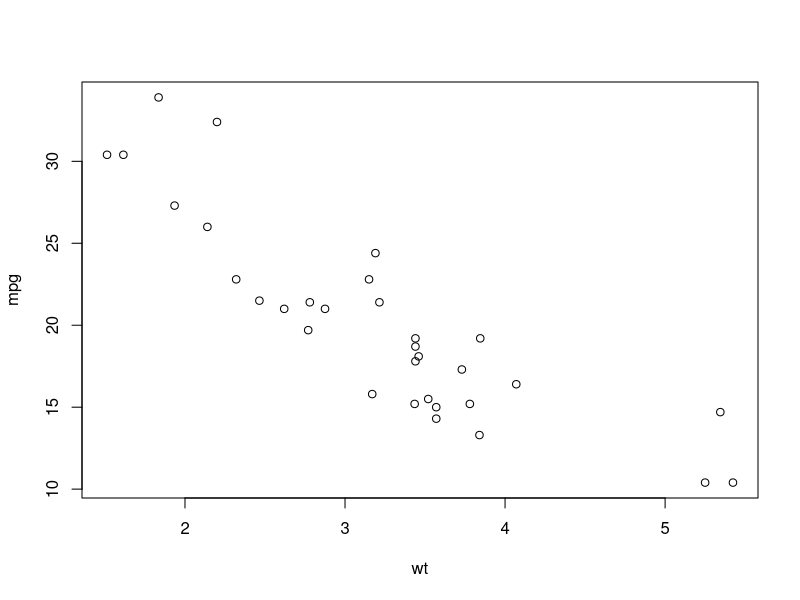
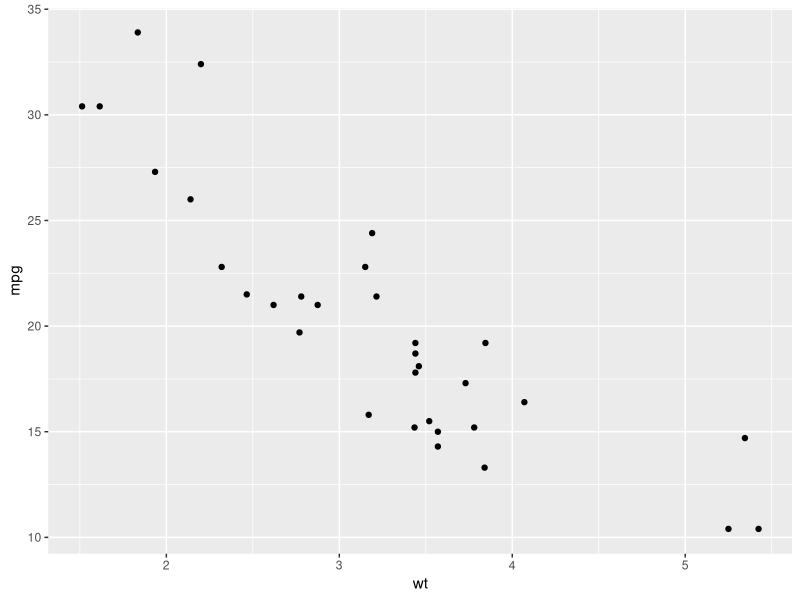
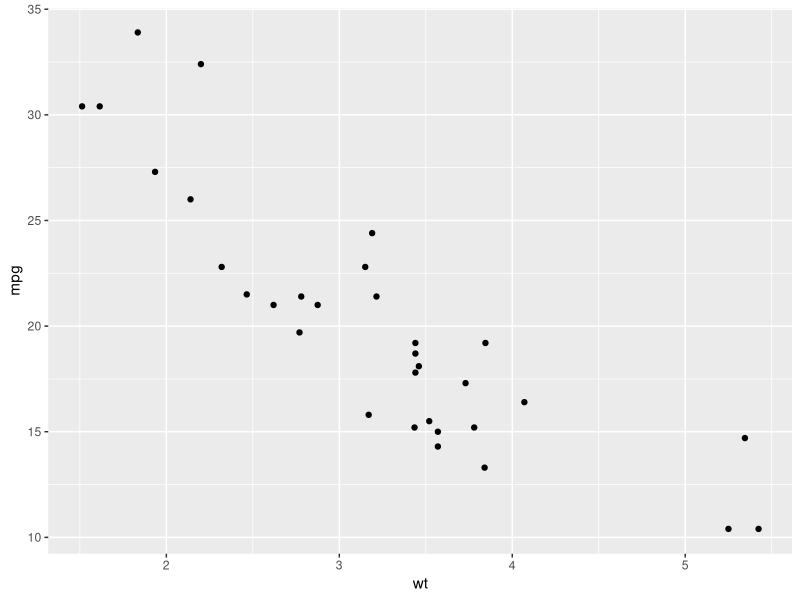
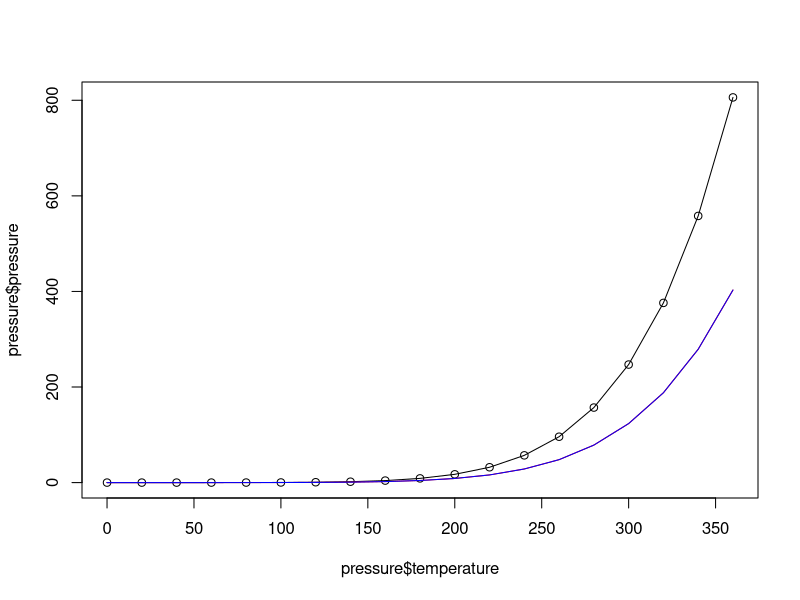
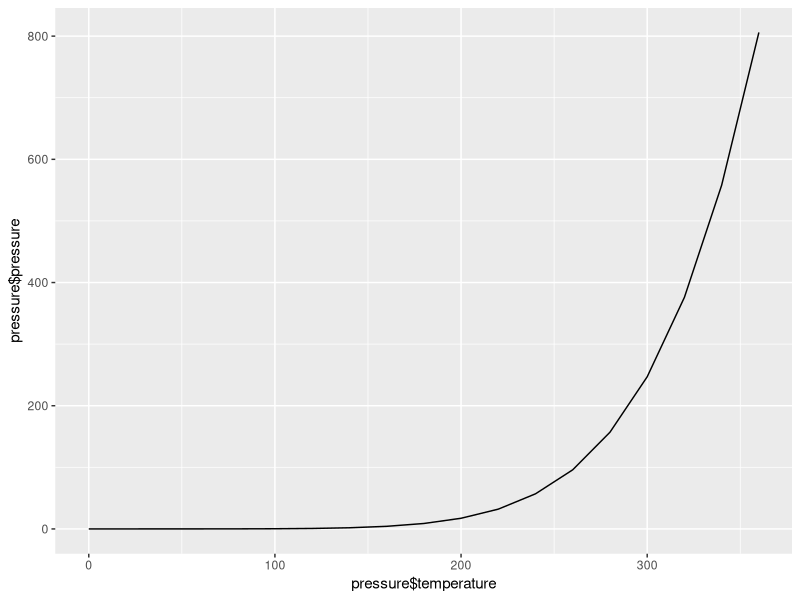
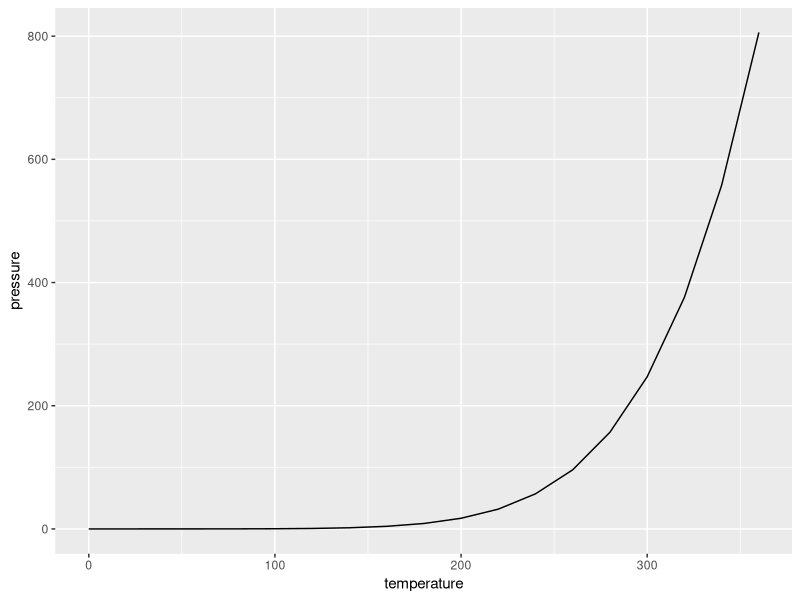
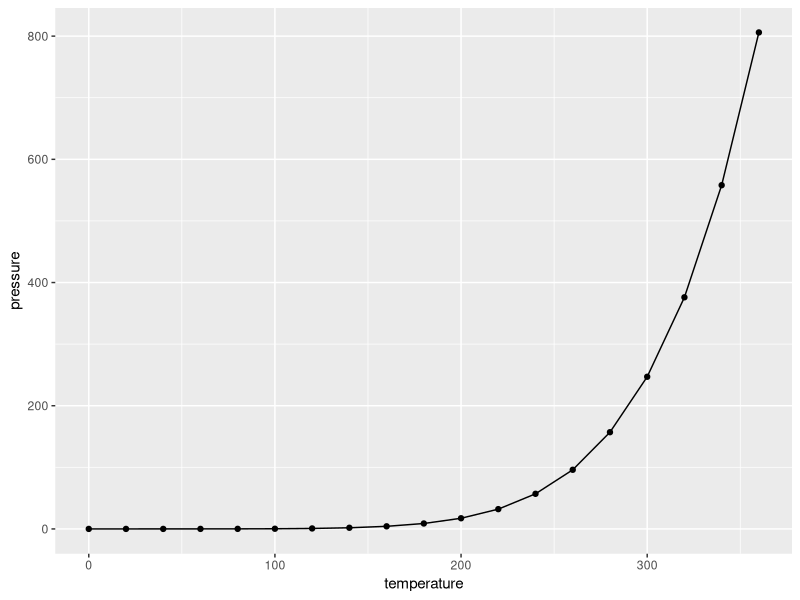
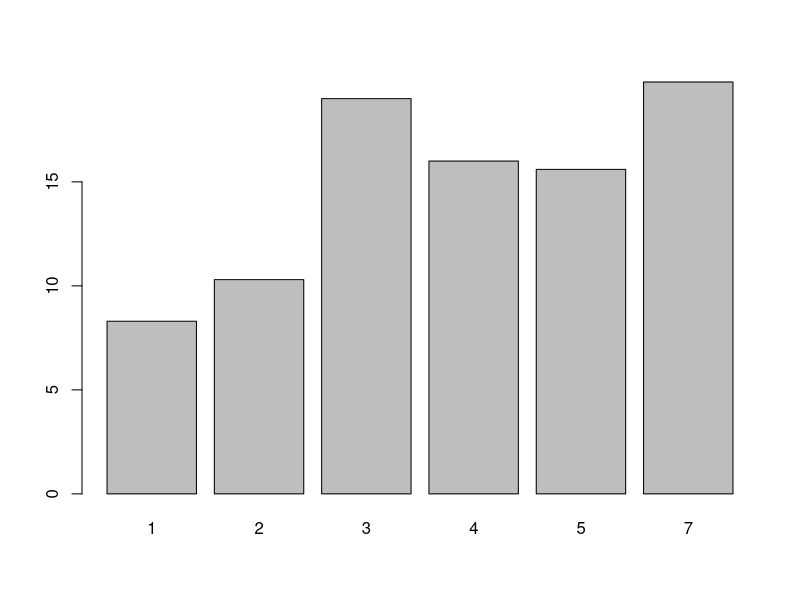

Source code (R) for these figures, in order: (Note: this script raises an error after producing the figures.)
library(ggplot2)
wt <- mtcars$wt
mpg <- mtcars$mpg
plot(wt,mpg)
qplot(wt,mpg)
ggplot(mtcars, aes(x=wt, y=mpg)) + geom_point()
plot(pressure$temperature, pressure$pressure, type = "l")
points(pressure$temperature, pressure$pressure)

#PLOTS GG
lines(pressure$temperature,pressure$pressure/2, col = "red")
lines(pressure$temperature,pressure$pressure/2, col = "blue")
library(ggplot2)
qplot(pressure$temperature, pressure$pressure, geom = "line")
qplot(temperature, pressure, data = pressure, geom = "line")
ggplot(pressure, aes(x=temperature,y=pressure)) + geom_line() + geom_point() #line with points

#BAR GG
barplot(BOD$demand,names.arg = BOD$Time)
table(mtcars$cyl)
barplot(table(mtcars$cyl))
qplot(mtcars$cyl)
qplot(factor(mtcars$cyl))
#BAR GRAPH OF COUNTS
qplot(factor(cyl),data = mtcars)
ggplot(mtcars, aes(x = factor(cyl))) + geom_bar() #gg 

#HIST GG
qplot(mpg, data = mtcars, binwidth = 4)
ggplot(mtcars, aes(x=mpg)) + geom_histogram(binwidth = 4)
ggplot(mtcars, aes(x=mpg)) + geom_histogram(binwidth = 5)

#BOXPLOT GG
qplot(ToothGrowth$supp, ToothGrowth$len, geom = "boxplot")
gplot(supp, len, data = ToothGrowth, geom = "boxplot")
ggplot(ToothGrowth, aes(x = supp, y = len)) + geom_boxplot() #equivalent to above

ggplot(ToothGrowth, aes(x = interaction(supp,dose), y = len)) + geom_boxplot() #interaction to compare 3 vectors
